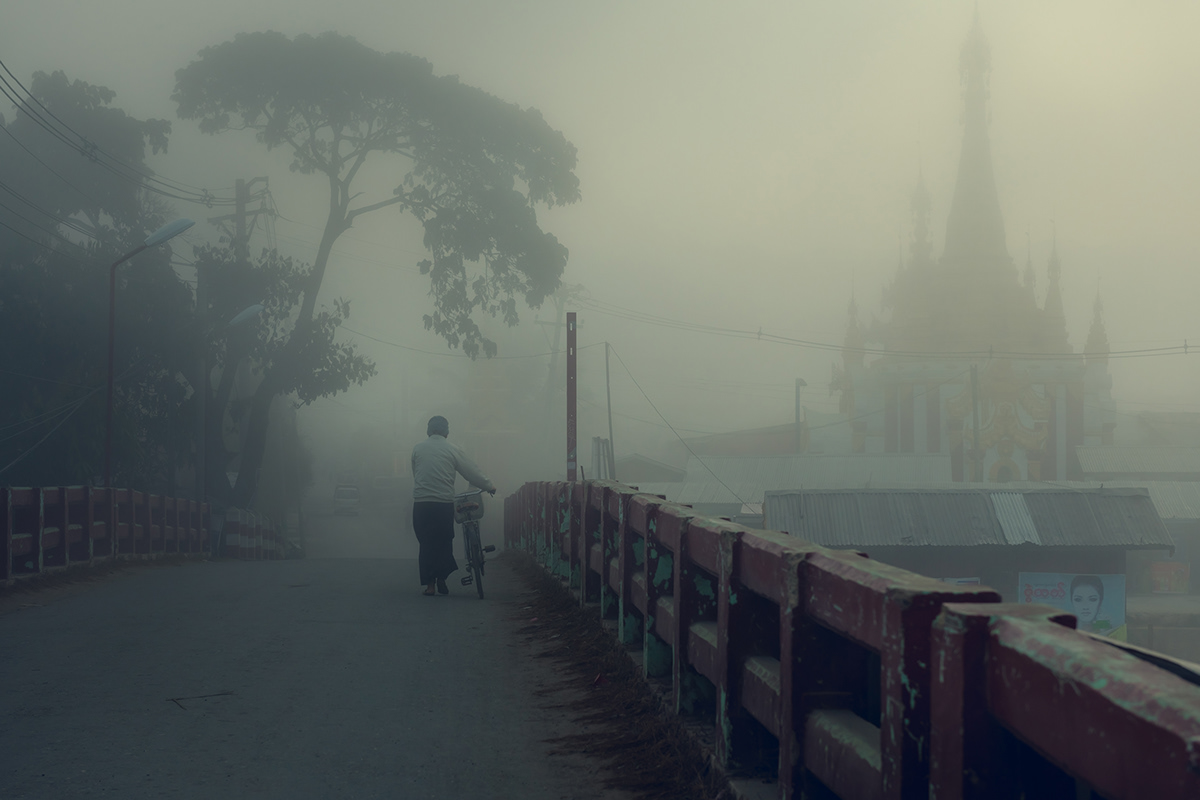
#> input picture filters-application/foggy.jpg, 1200 x 800 px; the run also reads 1 picture not shown here
$ python threshold-com-otsu-e-riddler-calvard.py   (older library calls are emulated)
#> lines starting #> are read from the running program, lines starting #| are printed output that depends on the picture; after the words box and inside, x2 and y2 are one past the last pixel; in counts of white or black regions, pixels touching at a corner belong together
import mahotas
import numpy as np
import cv2

# -------------------------------------------------------------------------------

foggy = cv2.imread('foggy.jpg')
#> foggy is the input picture: shape (800, 1200, 3); mean B, G, R 103, 108.5, 102.4
night = cv2.imread('night.jpg')
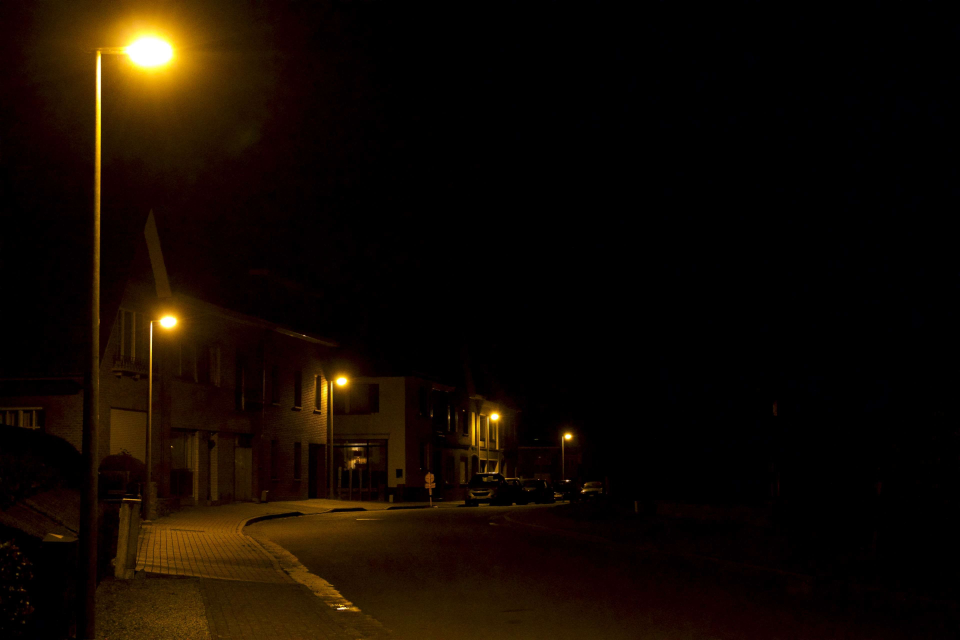
#> input picture filters-application/night.jpg, 3840 x 2560 px (shown at 1/4 size)
#> night is the input picture: shape (2560, 3840, 3); mean B, G, R 1.8, 9.7, 18.8
rainy = cv2.imread('rainy.jpg')

# -------------------------------------------------------------------------------

foggy = cv2.cvtColor(foggy, cv2.COLOR_BGR2GRAY) # converte
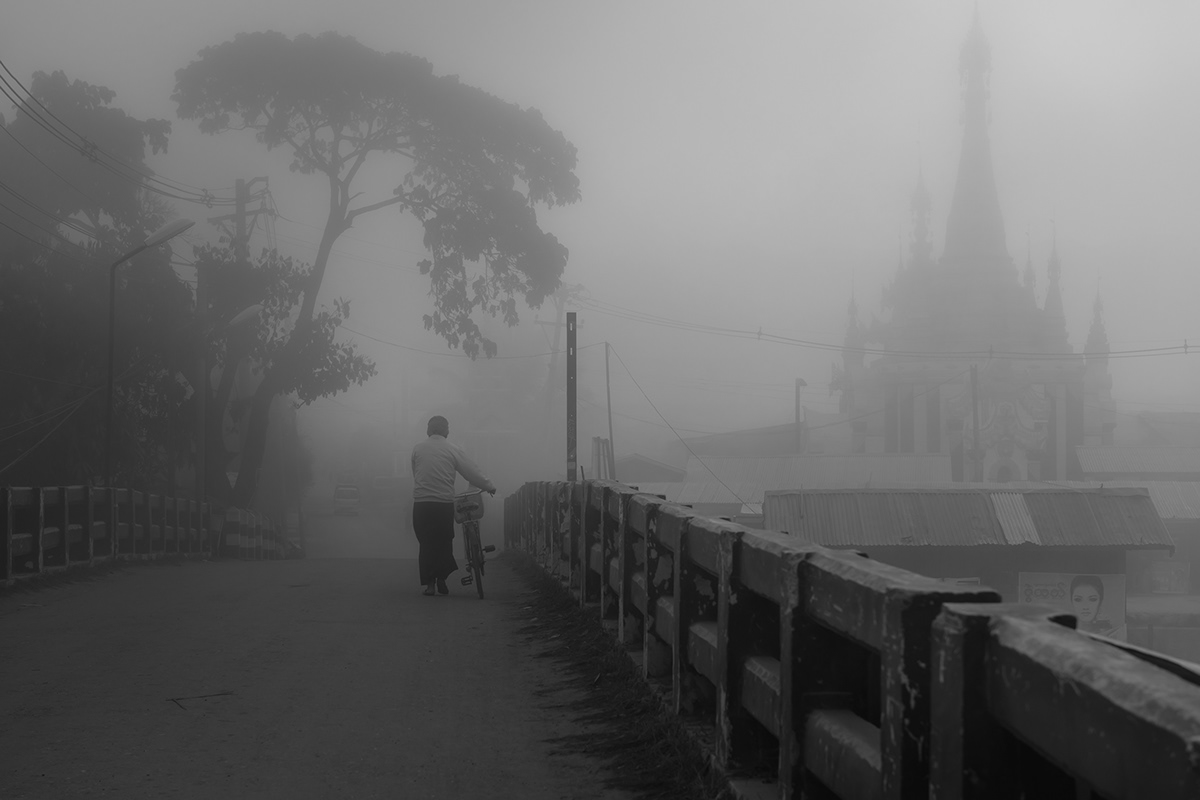
#> foggy: shape (800, 1200); min 9, max 204, mean 106
suave = cv2.GaussianBlur(foggy, (7, 7), 0) # aplica blur
T = mahotas.thresholding.otsu(suave)
#> T = 104
temp = foggy.copy()
temp[temp > T] = 255
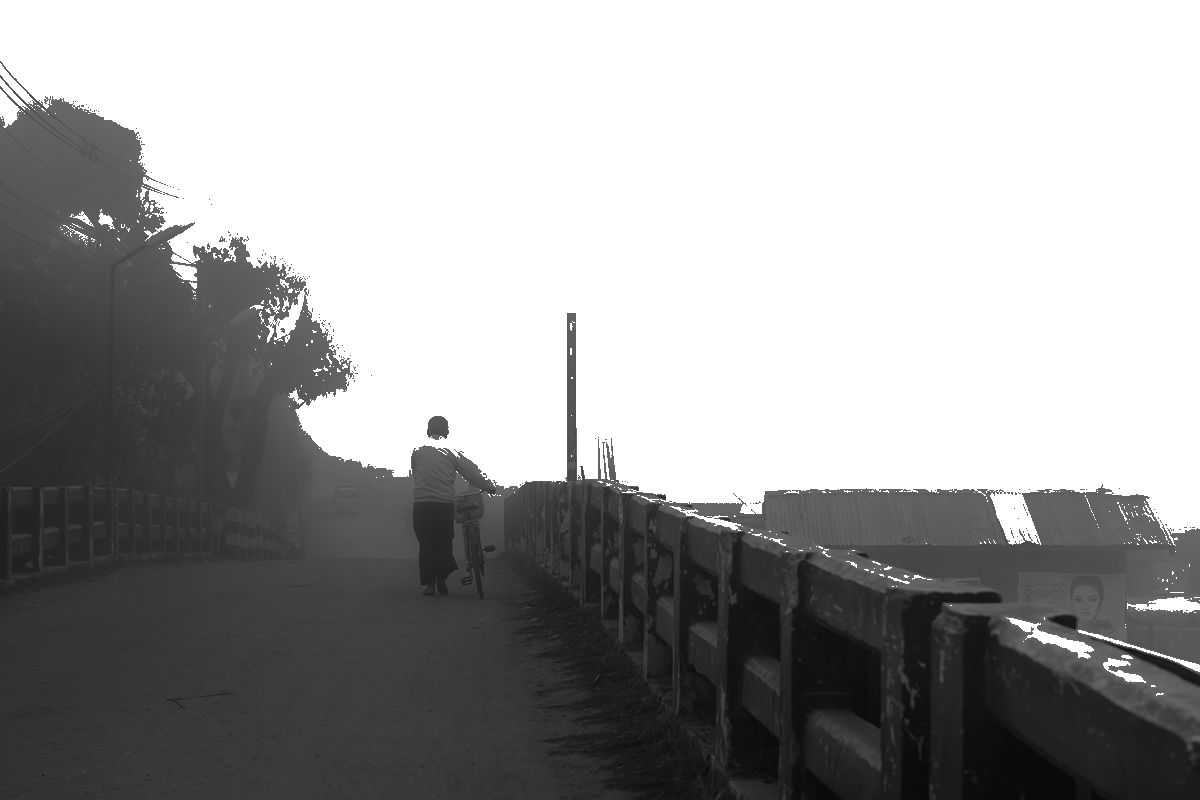
#> temp: shape (800, 1200); min 9, max 255, mean 159.3
temp[temp < 255] = 0
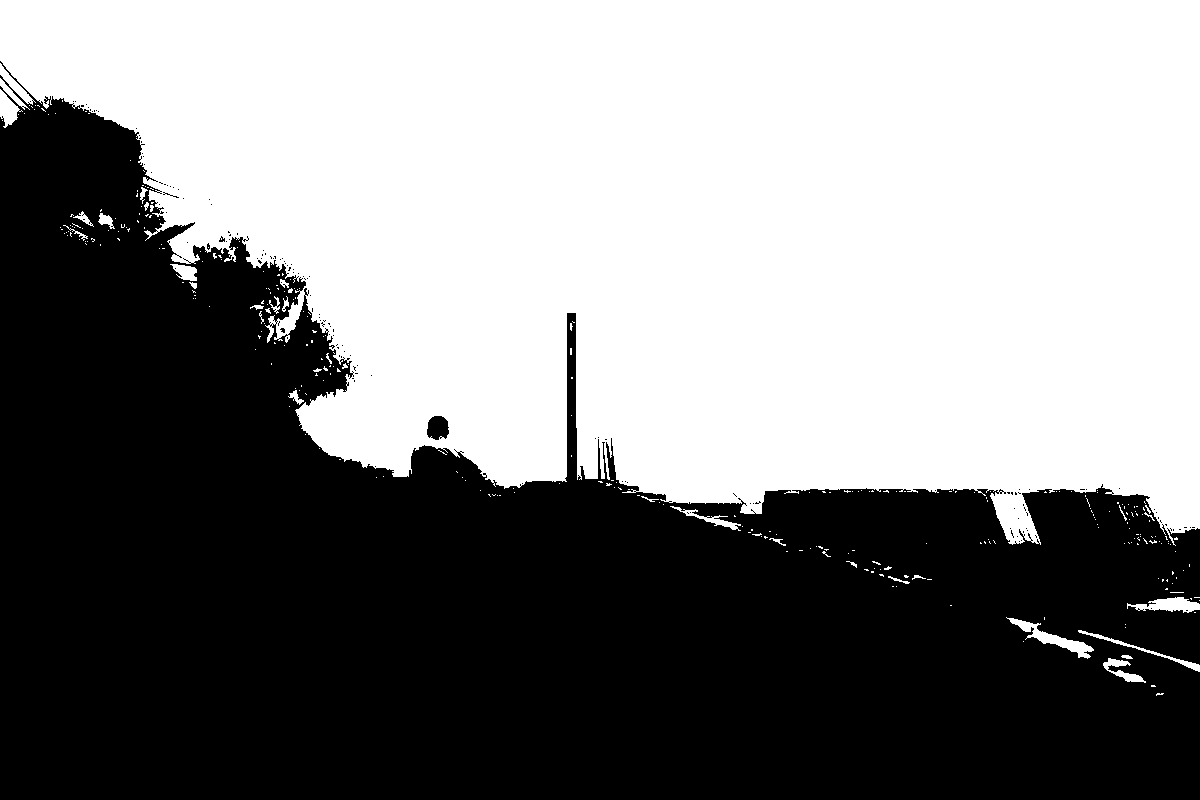
#> temp: shape (800, 1200); 51.5% white; 146 black regions (142 under 20 px), largest, box (x1, y1, x2, y2) and area: (0, 61, 1200, 800) 465129, (427, 416, 449, 440) 419, (219, 236, 225, 242) 21, (163, 192, 179, 198) 20
temp = cv2.bitwise_not(temp)
#> (the run stopped early here; a loop or call above may not have finished)
